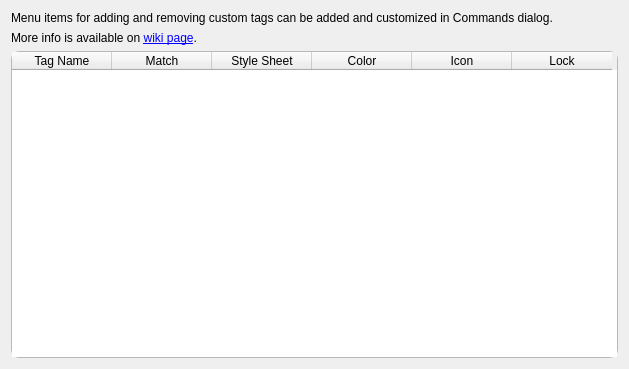
<?xml version="1.0" encoding="UTF-8"?>
<ui version="4.0">
 <class>ItemTagsSettings</class>
 <widget class="QWidget" name="ItemTagsSettings">
  <property name="styleSheet">
   <string>
QLineEdit, QComboBox, QSpinBox, QDoubleSpinBox { border-radius: 4px; border: 1px solid palette(mid); padding: 5px 8px; min-height: 24px; background: palette(base); }
QComboBox:focus, QLineEdit:focus, QSpinBox:focus, QDoubleSpinBox:focus { border: 1px solid palette(highlight); }
QPushButton { border-radius: 4px; padding: 5px 12px; min-height: 24px; border: 1px solid palette(mid); background: palette(button); }
QPushButton:hover { background: palette(alternate-base); }
QPushButton:pressed { background: palette(mid); }
QPushButton:default { background: palette(highlight); color: palette(highlighted-text); border: 1px solid palette(highlight); }
QPushButton:default:hover { background: palette(highlight); }
QCheckBox { spacing: 8px; }
QGroupBox { border-radius: 8px; border: 1px solid palette(mid); margin-top: 12px; padding: 12px; background: palette(base); }
QGroupBox::title { subcontrol-origin: margin; subcontrol-position: top left; padding: 0 8px; left: 12px; }
QListWidget, QTreeWidget, QTableWidget { border-radius: 8px; border: 1px solid palette(mid); }
QScrollBar:vertical { border: none; background: transparent; width: 8px; margin: 0; }
QScrollBar::handle:vertical { background: palette(mid); border-radius: 4px; min-height: 24px; }
QScrollBar::handle:vertical:hover { background: palette(mid); }
QScrollBar::add-line:vertical, QScrollBar::sub-line:vertical { height: 0; }
QScrollBar:horizontal { border: none; background: transparent; height: 8px; margin: 0; }
QScrollBar::handle:horizontal { background: palette(mid); border-radius: 4px; min-width: 24px; }
QScrollBar::handle:horizontal:hover { background: palette(mid); }
QScrollBar::add-line:horizontal, QScrollBar::sub-line:horizontal { width: 0; }
   </string>
  </property>

  <property name="geometry">
   <rect>
    <x>0</x>
    <y>0</y>
    <width>629</width>
    <height>369</height>
   </rect>
  </property>
  <layout class="QVBoxLayout" name="verticalLayout">
   <item>
    <widget class="QLabel" name="label">
     <property name="text">
      <string>Menu items for adding and removing custom tags can be added and customized in Commands dialog.</string>
     </property>
     <property name="wordWrap">
      <bool>true</bool>
     </property>
    </widget>
   </item>
   <item>
    <widget class="QLabel" name="label_2">
     <property name="text">
      <string>More info is available on &lt;a href=&quot;https://copyq.readthedocs.io/en/latest/tags.html&quot;&gt;wiki page&lt;/a&gt;.</string>
     </property>
     <property name="openExternalLinks">
      <bool>true</bool>
     </property>
    </widget>
   </item>
   <item>
    <widget class="QTableWidget" name="tableWidget">
     <column>
      <property name="text">
       <string>Tag Name</string>
      </property>
     </column>
     <column>
      <property name="text">
       <string>Match</string>
      </property>
     </column>
     <column>
      <property name="text">
       <string>Style Sheet</string>
      </property>
     </column>
     <column>
      <property name="text">
       <string>Color</string>
      </property>
     </column>
     <column>
      <property name="text">
       <string>Icon</string>
      </property>
     </column>
     <column>
      <property name="text">
       <string>Lock</string>
      </property>
      <property name="toolTip">
       <string>Avoid removing item</string>
      </property>
     </column>
    </widget>
   </item>
  </layout>
 </widget>
 <resources/>
 <connections/>
</ui>
